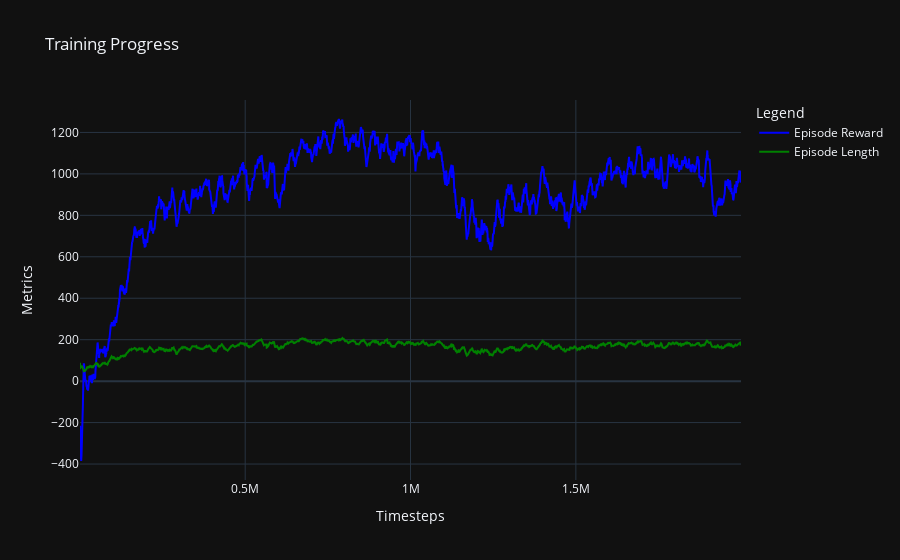

Notebook cell for this chart:
### Code cell
# Load the progress.csv file
log_dir = './logs'  # Replace with your log directory
progress_file = f'{log_dir}/DDPG_4_metrics_1.csv'
data = pd.read_csv(progress_file)
# Create a figure
fig = go.Figure()

# Add the total reward per episode
fig.add_trace(go.Scatter(
    x=data['time/total_timesteps'], 
    y=data['rollout/ep_rew_mean'], 
    mode='lines', 
    name='Episode Reward',
    line=dict(color='blue')
))

# Add the episode length per episode
fig.add_trace(go.Scatter(
    x=data['time/total_timesteps'], 
    y=data['rollout/ep_len_mean'], 
    mode='lines', 
    name='Episode Length',
    line=dict(color='green')
))

# Customize the layout
fig.update_layout(
    title='Training Progress',
    xaxis_title='Timesteps',
    yaxis_title='Metrics',
    legend_title='Legend',
    template='plotly_dark'
)

fig.show()

### Figure 1 — Plotly figure (JSON) as saved in the notebook; plotly's stock layout.template omitted (floating-point values rounded to 4 significant figures; data arrays with more than 128 entries replaced by an {"elided": "..."} marker saying what was removed)
{"data": [{"line": {"color": "blue"}, "mode": "lines", "name": "Episode Reward", "type": "scatter", "x": {"elided": "3154 int values"}, "y": {"elided": "3154 float values"}}, {"line": {"color": "green"}, "mode": "lines", "name": "Episode Length", "type": "scatter", "x": {"elided": "3154 int values"}, "y": {"elided": "3154 float values"}}], "layout": {"legend": {"title": {"text": "Legend"}}, "title": {"text": "Training Progress"}, "xaxis": {"title": {"text": "Timesteps"}}, "yaxis": {"title": {"text": "Metrics"}}}}
